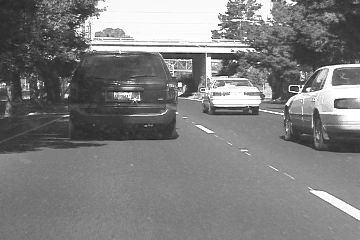
%> input picture ParticlesTracing/data/car/imgs/0001.jpg, 360 x 240 px; its folder holds only this picture in this run
$ octave runTracker.m   (GNU Octave 9; MATLAB toolbox functions it lacks are replaced by stand-ins)
%> lines starting %> are read from the running program, lines starting %| are printed output that depends on the picture
### ParticlesTracing/src/readImageSequences.m
function [n_frames, s_frames] = readImageSequences(data_dir, img_type)
%> called with data_dir = '../data/David2/imgs/', img_type = 'jpg'
    names = dir([data_dir '*.' img_type]);
    n_frames = length(names);
    s_frames = cell(1, n_frames);
    for i = 1:n_frames
        s_frames{i} = [data_dir names(i).name];
    end
end

### ParticlesTracing/src/feature_extract.m
function y = feature_extract(img, rect, sz_I, feature_type)
    % This function extract feature of image in rect
    % Note, image in rect should first be resized to sz_I, use imresize.
    % For feature_type = 'intensity', if img has 3 channles(RGB image),
    % it should first be converted to gray scale.

    % Input:
    % img: input image
    % rect: [x, y, width, height] the region to extract feature
    % sz_I: [width, height] the standard width and height, this is to
    % ensure the dimension of features are the same.
    % feature_type: the type of feature, the default value is 'intensity'

    if nargin == 3
        feature_type = 'intensity';
    end
    if size(img, 3) == 3
        img = double(rgb2gray(img));
    end
    x = max(rect(1), 1);
    y = max(rect(2), 1);
    width = min(size(img, 2) - x -1, rect(3));
    height = min(size(img, 1) - y - 1, rect(4));
    rect = [x, y, width, height];

    roi = img(rect(2):rect(2)+rect(4), rect(1):rect(1)+rect(3));
    roi = imresize(roi, [sz_I(2), sz_I(1)]);

    switch feature_type
        case 'intensity'
            y = double(roi(:)) / 255;
        case 'HOG'
            y = double(extractHOGFeatures(roi));
            y = y';
    end

end

### ParticlesTracing/src/show_and_store.m
function show_and_store(tracked_rect, t, img, s_frames, save_dir)
    % show tracking result and store some information
    if t == 1
        figure(500);
    end
    if ~exist(save_dir)
        mkdir(save_dir);
    end
    imshow(img);hold on;
    rectangle('Position', tracked_rect(:, t)', 'EdgeColor', [1 1 1]);hold on;
    text(50, 30, ['frame ' num2str(t)], 'Color', [1 0 0], 'Fontsize', 20); hold off;
    frm = getframe( 500 );
    [~, pure_name, ~] = fileparts(s_frames{t});
    imwrite(frm.cdata, [save_dir pure_name '.jpg']);


end

### ParticlesTracing/src/convert_rect_2_particle.m
function particle = convert_rect_2_particle(rect, sz_I)
    % Input:
    % rect: [x; y; width; height], where (x, y) is the top left point
    % sz_I: the base size
    % Output:
    % particle: [c_x; c_y; s_x; s_y], (c_x, c_y) is the center, s_x and s_y
    % are scales compared with sz_I

    % This function convert rectangle to particle

    c_x = rect(1) + rect(3)/2;
    c_y = rect(2) + rect(4)/2;
    s_x = rect(3) / sz_I(1);
    s_y = rect(4) / sz_I(2);
    particle = [c_x, c_y, s_x, s_y]';

end

### ParticlesTracing/src/runTracker.m
% main file of Tracking
% author : LeadroyaL
clc;
clear;
close all;

%% Parameter initialization
dataset = 'David'; % 'car' or 'David'
sz_I = [15, 15]; % width, height
if strcmp(dataset, 'car')
    data_dir = '../data/car/imgs/';
    save_dir = '../data/car/results/';
    ini_rect = [63 50 116 91]';% Initial position [x y width height]
    suffix = 'jpg';
elseif strcmp(dataset, 'David')
    data_dir = '../data/David2/imgs/';
    save_dir = '../data/David2/results/';
    ini_rect = [127, 55, 56, 56];
    suffix = 'jpg';
end

% initial particle, [c_x, c_y, s_x, s_y], (c_x, c_y) is the center
% location, s_x and s_y are scales compared with sz_I
ini_particle = convert_rect_2_particle(ini_rect, sz_I);
n_particles = 400; % Number of particles
stds = [4, 4, 0.03, 0.03]; % standard deviation of [c_x, c_y, s_x, s_y]
feature_type = 'intensity'; % The default feature, you may use another
% feature if you want, see feature_extract function

%% process
% the second parameter is 'jpg' for car and png for bolt
[n_frames, s_frames] = readImageSequences(data_dir, suffix);
img = imread(s_frames{1});
%> img is the input picture: size 240x360 uint8; min 13, max 255, mean 126.4
current_rect = ini_rect;
current_state = ini_particle;
% tracked_rect stores rectangles from t = 0  to t = T
tracked_rect = zeros(4, n_frames);
tracked_rect(:, 1) = current_rect;
particles = repmat(current_state, 1, n_particles); %Lead---->400��һëһ���ĵ�
% y is the representation of image in last tracked rect
y = feature_extract(img, current_rect, sz_I, feature_type); % Lead--->225*1 double����Ϊsz_I��15*15
%> in feature_extract, `roi = img(rect(2):rect(2)+rect(4), rect(1):rect(1)+rect(3));`:
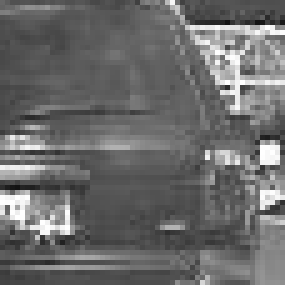
%> roi: size 57x57 uint8 (shown 5 times larger); min 19, max 255, mean 107.3
%> in feature_extract, `y = double(roi(:)) / 255;`: y = 225 values, max 0.776 at index 11, min 0.271 at index 151, mean 0.421
show_and_store(tracked_rect, 1, img, s_frames, save_dir)
%> in show_and_store, `imwrite(frm.cdata, [save_dir pure_name '.jpg']);`:
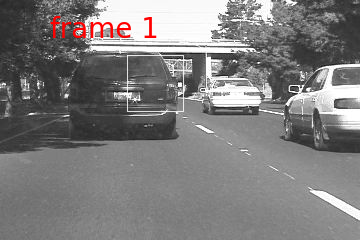
%> saved as 0001.jpg: size 240x360x3 uint8; mean R, G, B 127.2, 125.5, 125.5

for t = 2:n_frames
    % "Transition" step, sample particles from gaussian model N(particles, stds)
    particles = transition_step(particles, stds);
    img = imread(s_frames{t});

    % "Weighting" step, compute weights of particles, inside this function,
    % you need to use feature_extract function to extract features of
    % particles and use compute_similarity function to compute similarity
    % between particles and last tracked rect
    % Note: weights should be normalized to sum to 1
    weights = weighting_step(img, particles, sz_I, y, feature_type);

    % choose particle with largest weight and compute feature of it
    [~, idx_max] = max(weights);
    current_state = particles(:, idx_max);
    current_rect = convert_particle_2_rect(current_state, sz_I);
    tracked_rect(:, t) = current_rect;

    % in 'car' y should not change, in 'David' y should change
    % because 'car' moves less and effected by backgound and
    % 'David' moves more and effected by itself
    if strcmp(dataset,'David')
        y = feature_extract(img, current_rect, sz_I, feature_type);
    end

    % show tracked rect
    show_and_store(tracked_rect, t, img, s_frames, save_dir);

    % "Resample" step
    particles = resample_step(particles, weights);
    %pause(0.1);
end
